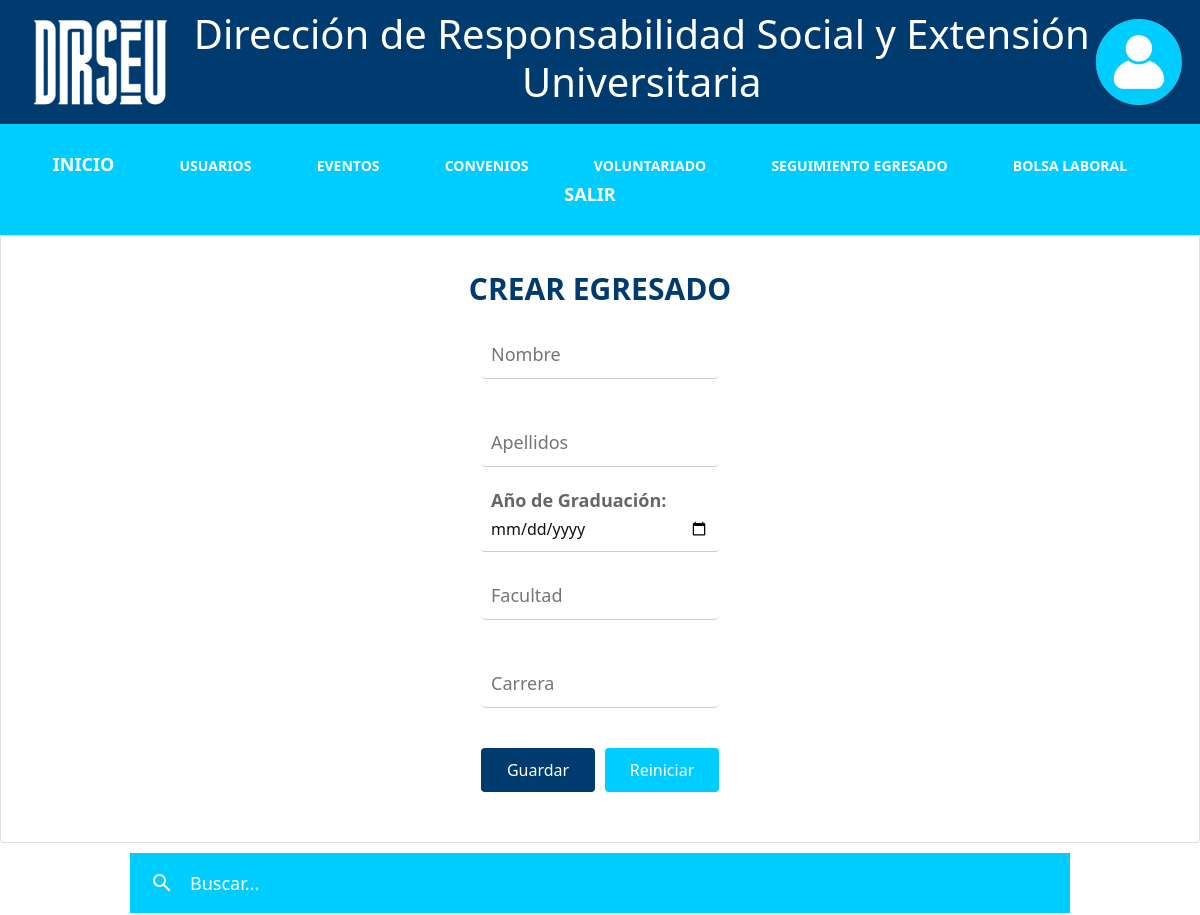
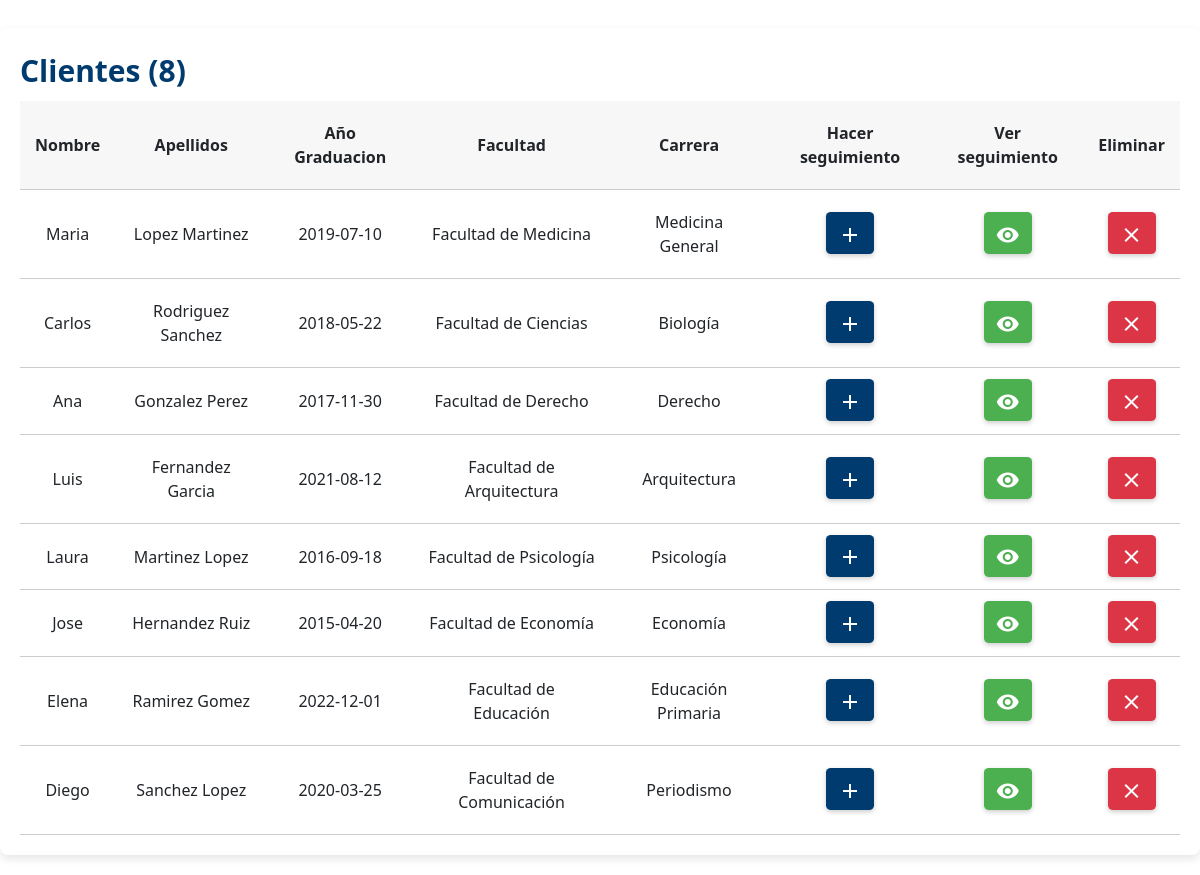
Page /seguimiento/index.php (signed in) on the committed database (2 pictures, top to bottom).
### tables this page shows
CREATE TABLE `egresado` (
  `egresado_id` int(11) NOT NULL,
  `nombre` varchar(100) NOT NULL,
  `apellidos` varchar(100) NOT NULL,
  `añoGraduacion` date DEFAULT NULL,
  `facultad` varchar(255) DEFAULT NULL,
  `carrera` varchar(255) DEFAULT NULL
);

### seguimiento/index.php (the view, shortened to what this page needs)
<?php include '../extend/header.php'; ?>
<link rel="stylesheet" href="styles.css">
<div class="row">
  <div class="col s12">
    <div class="card">
      <div class="card-content">
        <span style='font-size:30px; font-weight:bold;' class="card-title">CREAR EGRESADO</span>
        <form class="form" action="ins_egresado.php" method="post" enctype="multipart/form-data" autocomplete="off">
            <div class="input-field" >
                <input type="text" name="nombre" placeholder="Nombre" title="Nombre" id="nombre" style="margin-bottom: 10px;" required>
            </div>
            <div class="input-field" >
                <input type="text" name="apellidos" placeholder="Apellidos" title="Apellidos" id="apellidos" style="margin-bottom: 10px;" required>
            </div>
            <div class="col s6 input-field">
              <input type="date" class="datepicker" name="añoGraduacion" id="añoGraduacion" required >
              <label for="añoGraduacion">Año de Graduación:</label>
          </div>
            <div class="input-field" >
                <input type="text" name="facultad" placeholder="Facultad" title="Facultad" id="facultad" style="margin-bottom: 10px;" required>
            </div>
            <div class="input-field">
                <input type="text" name="carrera" placeholder="Carrera" title="Carrera" id="carrera" style="margin-bottom: 10px;" required>
            </div>
            <div class="button-group" style="margin: 0 100px; display: flex;">
          <button type="submit" class="btn custom-button" id="btn_guardar">Guardar</button>
          <button type="reset" class="btn reset-button" id="btn_reset">Reiniciar</button>
      </div>
        </form>
      </div>
    </div>
  </div>
</div>
<div class="row1">
  <div class="col s11">
    <nav class="white1" style="margin: 0 120px;">
      <div class="nav-wrapper1">
        <div class="input-field1">
        <i class="material-icons prefix">search</i>
          <input type="search" id="buscar" placeholder="Buscar..." autocomplete="off" style="background-color: #00cdff; color: white;">
        </div>
      </div>
    </nav>
  </div>
</div>
<?php
  $sel = $con->prepare("SELECT * FROM egresado");
  $sel->execute();
  $res = $sel->get_result();
  $row = mysqli_num_rows($res);
 ?>
<div class="row2">
  <div class="col s13">
    <div class="card2">
      <div class="card-content2">
        <span class="card-title">Clientes (<?php echo $row ?>)</span>
        <table>
          <thead>
            <th>Nombre</th>
            <th>Apellidos</th>
            <th>Año Graduacion</th>
            <th>Facultad</th>
            <th>Carrera</th>
            <th>Hacer seguimiento</th>
            <th>Ver seguimiento</th>
            <th>Eliminar</th>
          </thead>
          <?php while ($f = $res->fetch_assoc()) { ?>
            <tr>
              <td><?php echo $f['nombre'] ?></td>
              <td><?php echo $f['apellidos'] ?></td>
              <td><?php echo $f['añoGraduacion'] ?></td>
              <td><?php echo $f['facultad'] ?></td>
              <td><?php echo $f['carrera'] ?></td>
              <td> <a href="crear_seguimiento.php?id=<?php echo $f['egresado_id'] ?>&nombre=<?php echo urlencode($f['nombre'] . ' ' . $f['apellidos']) ?>" class="btn-floating">
                  <i class="material-icons">add</i>
                </a></td>
              <td>
              <a href="ver_seguimiento.php?id=<?php echo $f['egresado_id'] ?>" class="btn-floating green"><i class="material-icons">visibility</i></a>
              </td>
              <td>
                <a href="#" class="btn-floating red" onclick="swal({ title: 'Esta seguro que desea eliminar al egresado?', text: 'Al eliminarlo no podra recuperarlo!', type: 'warning', showCancelButton: true, confirmButtonColor: '#3085d6', cancelButtonColor: '#d33', confirmButtonText: 'Si, eliminarlo!' }).then(function () {  location.href='eliminar_egresado.php?id=<?php echo $f['egresado_id'] ?>'; })"><i class="material-icons">clear</i></a>
              </td>
            </tr>
            <?php
          }
             ?>
        </table>
      </div>
    </div>
  </div>
</div>
<?php include '../extend/scripts.php'; ?>
</body>
</html>

### css/styles.css (style rules this page uses)
body { font-family: Arial, sans-serif; margin: 0; padding: 0; background: #f0f0f0; }
header, nav, section { padding: 10px; text-align: center; }
.card-content form { margin-bottom: 20px; }
.input-field { margin-bottom: 20px; }
.input-field input[type="text"], .input-field input[type="password"], .input-field input[type="email"], .input-field select { width: 100%; padding: 10px; border: 1px solid #ccc; border-radius: 5px; }
.input-field label { font-size: 16px; }
.card-title { font-size: 24px; font-weight: bold; margin-bottom: 20px; }

### seguimiento/styles.css (style rules this page uses)
.card-content { padding: 30px; text-align: center; }
.card-title { display: block; font-size: 30px; font-weight: bold; color:#003b6f; }
.input-field { margin: 20px 450px 30px 450px; position: relative; }
.input-field input { padding: 10px 10px; border-top: transparent !important; border-right: transparent !important; border-left: transparent !important; border-bottom: 1px solid #ccc !important; box-shadow: none; outline: none; background: transparent; font-size: 18px; color: #111; }
.input-field label { position: absolute; left: 10px; top: 0; color: #111; transition: all 0.3s; pointer-events: none; font-size: 18px; }
.input-field input:focus + label, .input-field input:not(:placeholder-shown) + label { top: -20px; font-size: 18px; color: #666; }
.btn.custom-button, .btn.reset-button { flex: 1; padding: 10px 20px; color: white; border: none; cursor: pointer; transition: background-color 0.3s; margin: 0px 350px; }
.btn.custom-button { background-color: #003b6f; margin-right: 5px; }
.btn.reset-button { background-color: #00cdff; margin-left: 5px; }
.nav-wrapper1 { background-color: #00cdff; padding: 10px; }
.input-field1 { position: relative; }
.input-field1 .prefix { position: absolute; left: 10px; top: 50%; transform: translateY(-50%); color: white; }
#buscar { width: 100%; padding-left: 50px; border: none; height: 40px; line-height: 40px; font-size: 18px; box-shadow: none; border-radius: 5px; outline: none; }
#buscar::placeholder { color: white; opacity: 1; }
.card2 { background-color: #ffffff; border-radius: 8px; box-shadow: 0 4px 8px rgba(0,0,0,0.1); padding: 20px; margin: 20px 0; }
table { width: 100%; border-collapse: collapse; }
thead { background-color: #f7f7f7; }
th, td { text-align: center; padding: 20px 15px; border-bottom: 1px solid #ccc; }
.btn-floating { background-color: #003b6f; color: white; border: none; border-radius: 10%; padding: 10px 12px; cursor: pointer; box-shadow: 0 2px 5px rgba(0,0,0,0.2); transition: background-color 0.3s; }
.btn-floating.red { background-color: #dc3545; }
.btn-floating.green { background-color: #4CAF50; }
.material-icons { display: inline-block; vertical-align: middle; }
.col.s6 { margin-top: 30px; margin-bottom: 20px; }
input[type="date"], input[type="number"] { width: 100%; padding: 10px; border: 1px solid #ccc; border-radius: 4px; box-sizing: border-box; font-size: 16px; }
label { display: block; margin-bottom: 5px; color: #333; font-size: 14px; font-weight: bold; }

### rows in the picture
egresado: nombre "Maria", apellidos "Lopez Martinez", añoGraduacion "2019-07-10", facultad "Facultad de Medicina", carrera "Medicina General"
egresado: nombre "Carlos", apellidos "Rodriguez Sanchez", añoGraduacion "2018-05-22", facultad "Facultad de Ciencias", carrera "Biología"
egresado: nombre "Ana", apellidos "Gonzalez Perez", añoGraduacion "2017-11-30", facultad "Facultad de Derecho", carrera "Derecho"
egresado: nombre "Luis", apellidos "Fernandez Garcia", añoGraduacion "2021-08-12", facultad "Facultad de Arquitectura", carrera "Arquitectura"
egresado: nombre "Laura", apellidos "Martinez Lopez", añoGraduacion "2016-09-18", facultad "Facultad de Psicología", carrera "Psicología"
egresado: nombre "Jose", apellidos "Hernandez Ruiz", añoGraduacion "2015-04-20", facultad "Facultad de Economía", carrera "Economía"
egresado: nombre "Elena", apellidos "Ramirez Gomez", añoGraduacion "2022-12-01", facultad "Facultad de Educación", carrera "Educación Primaria"
egresado: nombre "Diego", apellidos "Sanchez Lopez", añoGraduacion "2020-03-25", facultad "Facultad de Comunicación", carrera "Periodismo"

### other values in the picture
$row "8"
